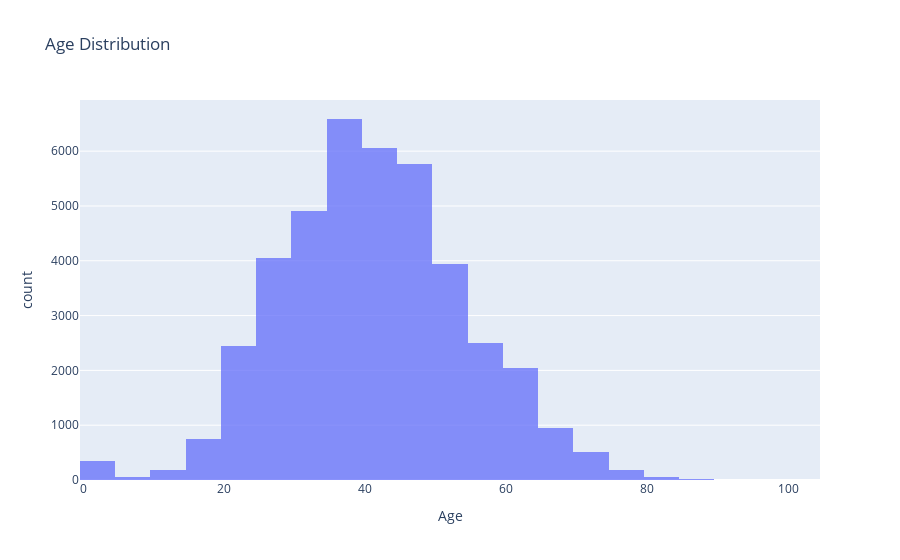

This figure's notebook cell:
### Code cell
# Age Distribution
fig = px.histogram(data, x='Age', nbins=30, title='Age Distribution')
fig.update_traces(opacity=0.75)
fig.show()

### Figure 1 — Plotly figure (JSON) as saved in the notebook; plotly's stock layout.template omitted (floating-point values rounded to 4 significant figures; data arrays with more than 128 entries replaced by an {"elided": "..."} marker saying what was removed)
{"data": [{"alignmentgroup": "True", "bingroup": "x", "hovertemplate": "Age=%{x}<br>count=%{y}<extra></extra>", "legendgroup": "", "marker": {"color": "#636efa", "pattern": {"shape": ""}}, "name": "", "nbinsx": 30, "offsetgroup": "", "opacity": 0.75, "orientation": "v", "showlegend": false, "type": "histogram", "x": {"elided": "41384 int values"}, "xaxis": "x", "yaxis": "y"}], "layout": {"barmode": "relative", "legend": {"tracegroupgap": 0}, "title": {"text": "Age Distribution"}, "xaxis": {"anchor": "y", "domain": [0, 1], "title": {"text": "Age"}}, "yaxis": {"anchor": "x", "domain": [0, 1], "title": {"text": "count"}}}}
